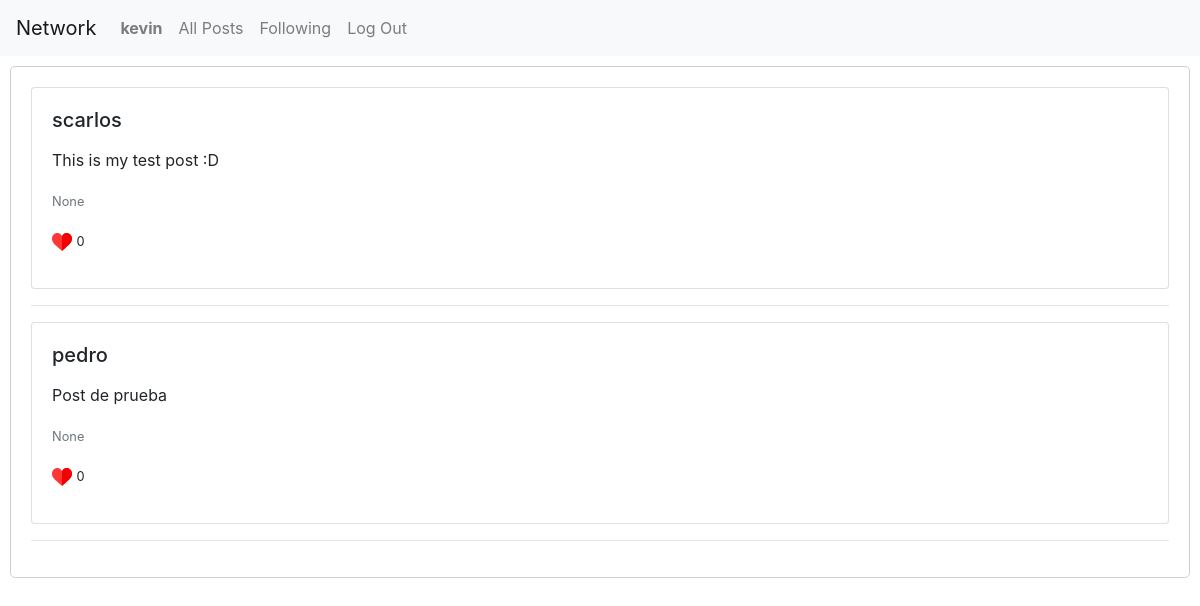
Page /following/5 (signed in) on the committed database.
### network/models.py (models this page shows)
class User(AbstractUser):
    pass

class Post(models.Model):
    user = models.ForeignKey(User, on_delete = models.CASCADE, related_name="post_create") #if user is deleted, auction will be deleted
    date = models.DateTimeField(auto_now_add=True, null=True, blank=True)
    text = models.CharField(max_length=255, null=True)
    likes = models.IntegerField(default=None, null=True, blank=True)

### network/views.py (the view)
# urls.py: path("following/<str:id>", views.following_to, name="following_to"),
def following_to(request, id):
    user_profile = User.objects.get(pk=id)
    flag=True
    try:
        followed_counts = Followers.objects.filter(follower=user_profile)
        for user_follow in followed_counts:
            print(user_follow.user)
            try:
                if flag==True:
                    print("Entro al primer if")
                    posts = Post.objects.filter(user=user_follow.user).order_by('-date')
                    flag = False
                else:
                    posts |= Post.objects.filter(user=user_follow.user).order_by('-date')
            except:
                print("No existen publicaciones")
                posts = None
                pass
    except:
        print("No sigue a ninguna cuenta aun")
    return render(request, "network/following.html", {"all_posts":posts,"user_prof":user_profile})

### network/templates/network/following.html (shortened to what this page needs)
{% extends "network/layout.html" %}
{% load static %}
{% block body %}
<div class="box-cont">
    {% for post in all_posts %}
    <div class="card">
        <div class="card-body">
            <h5 class="card-title"> {{post.user.username}}</h5>
            <p class="card-text">{{post.text}}</p>
            <p class="card-text"><small class="text-muted">{{post.date}}</small></p>
            <p> <img src="{% static 'images/like.svg' %}" height="20px" width="20px"> <small>{{post.likes}}</small></p>
        </div>
    </div>
    <hr>
    {% endfor %}
</div>
{% endblock %}

### network/templates/network/layout.html (shortened to what this page needs)
{% load static %}
<!DOCTYPE html>
<html lang="en">
<head>
    <link rel="stylesheet" href="https://stackpath.bootstrapcdn.com/bootstrap/4.4.1/css/bootstrap.min.css"
>
    <link href="{% static 'network/styles.css' %}" rel="stylesheet">
</head>
<body>
    <nav class="navbar navbar-expand-lg navbar-light bg-light">
        <a class="navbar-brand" href="#">Network</a>
        <div>
            <ul class="navbar-nav mr-auto">
                {% if user.is_authenticated %}
                <li class="nav-item">
                    <a class="nav-link" href="/profile/{{user.id}}" id="user-name"
                        value="{{ user.username }}"><strong>{{ user.username }}</strong></a>
                </li>
                {% endif %}
                <li class="nav-item">
                    <a class="nav-link" href="{% url 'index' %}">All Posts</a>
                </li>
                {% if user.is_authenticated %}
                <li class="nav-item">
                    <a class="nav-link" href="/following/{{user.id}}">Following</a>
                </li>
                <li class="nav-item">
                    <a class="nav-link" href="{% url 'logout' %}">Log Out</a>
                </li>
                {% endif %}
            </ul>
        </div>
    </nav>
    <div class="body">
        {% block body %}
        {% endblock %}
    </div>
</body>
</html>

### network/static/network/styles.css (style rules this page uses)
.box-cont { display: block; flex-wrap: wrap; border: 1px solid rgb(207, 207, 207); border-radius: 5px; flex-direction: column ; margin: 10px; padding: 20px; }

### rows in the picture
User: username "kevin"
Post: user.username "scarlos", text "This is my test post :D", date "None", likes "0"
Post: user.username "pedro", text "Post de prueba", date "None", likes "0"
